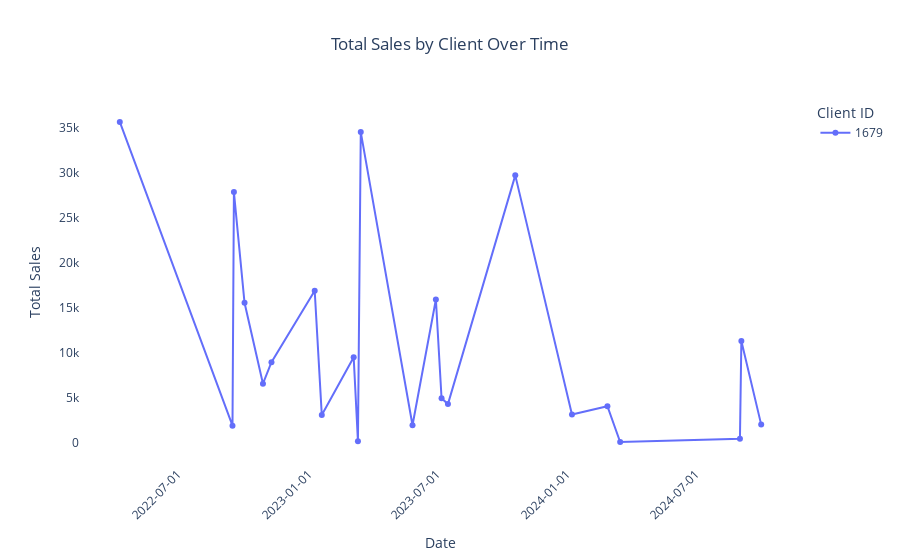

Write notebook code for a chart like this one.
### Code cell
# for the same client but with different date range
client_id = ["1679"] # you can select multiple client ids as well
date_min = pd.to_datetime("2022-04-01")
date_max = pd.to_datetime("2024-10-28")


get_specific_client_Details(grouped_data_client, client_id, date_min, date_max)

### Figure 1 — Plotly figure (JSON) as saved in the notebook; plotly's stock layout.template omitted (floating-point values rounded to 4 significant figures)
{"data": [{"hovertemplate": "ClientID=1679<br>Date=%{x}<br>Total Sales=%{y}<extra></extra>", "legendgroup": "1679", "line": {"color": "#636efa", "dash": "solid"}, "marker": {"symbol": "circle"}, "mode": "markers+lines", "name": "1679", "orientation": "v", "showlegend": true, "type": "scatter", "x": ["2022-04-10T00:00:00", "2022-09-16T00:00:00", "2022-09-18T00:00:00", "2022-10-03T00:00:00", "2022-10-29T00:00:00", "2022-11-10T00:00:00", "2023-01-10T00:00:00", "2023-01-20T00:00:00", "2023-03-06T00:00:00", "2023-03-12T00:00:00", "2023-03-16T00:00:00", "2023-05-28T00:00:00", "2023-06-30T00:00:00", "2023-07-08T00:00:00", "2023-07-17T00:00:00", "2023-10-20T00:00:00", "2024-01-08T00:00:00", "2024-02-27T00:00:00", "2024-03-16T00:00:00", "2024-09-01T00:00:00", "2024-09-03T00:00:00", "2024-10-01T00:00:00"], "xaxis": "x", "y": [35610.0, 1922.0, 27830.0, 15550.0, 6576.0, 8955.0, 16880.0, 3110.0, 9503.0, 202.7, 34490.0, 1969.0, 15910.0, 4959.0, 4312.0, 29690.0, 3147.0, 4075.0, 100.9, 471, 11300.0, 2036.0], "yaxis": "y"}], "layout": {"hovermode": "x unified", "legend": {"title": {"text": "Client ID"}, "tracegroupgap": 0}, "plot_bgcolor": "rgba(0,0,0,0)", "title": {"text": "Total Sales by Client Over Time", "x": 0.5}, "xaxis": {"anchor": "y", "domain": [0, 1], "tickangle": -45, "tickformat": "%Y-%m-%d", "title": {"text": "Date"}}, "yaxis": {"anchor": "x", "domain": [0, 1], "title": {"text": "Total Sales"}}}}
